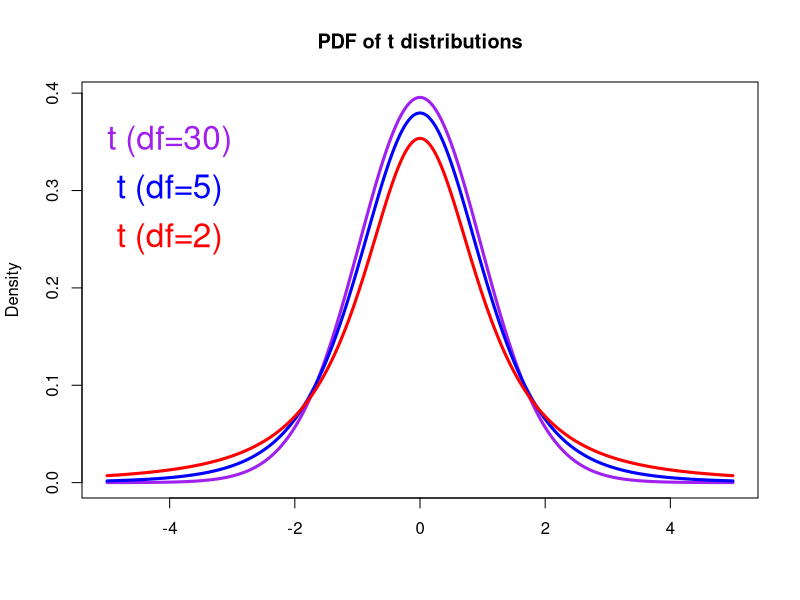
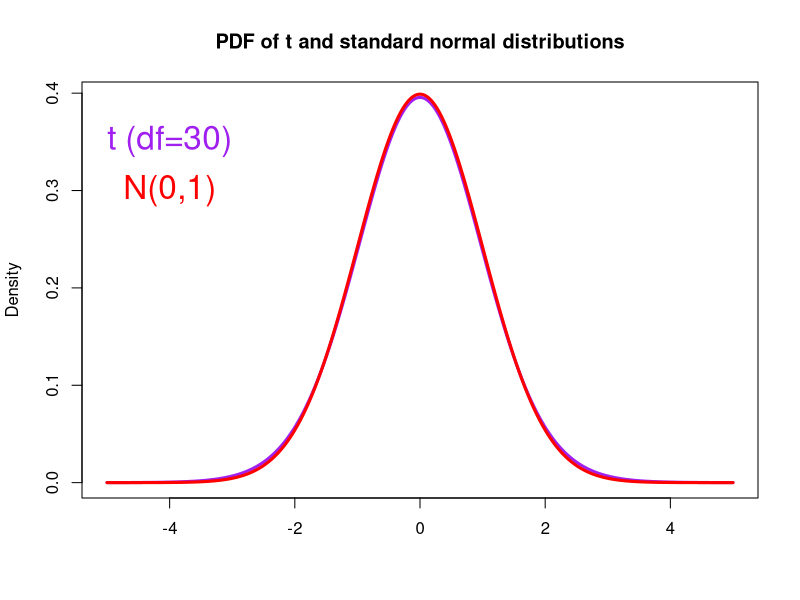

The R script that drew these images, in order:
## ---- chunk 1
library(ggpubr)
library(nortest)
## ---- chunk 2
# Sample
Sample   <- c(78, 83, 68, 72, 88)

# Baseline
Baseline <- 70

# Error
Error    <- Sample - Baseline

# Instrument error SD
SD       <- 10

# Get Z-ratio
Z        <- mean(Error)/(SD/sqrt(length(Error)))

# Find the one-side p-value
# The pnorm function gives the Cumulative Distribution Function (CDF) 
# of the Normal distribution in R, which is the probability that 
# the variable takes a value lower or equal to a threshold (here Z).
# Here we use 1-pnorm to get the probability that the 
# variable takes a value higher than the threshold (Z).
P_value   <- 1 - pnorm(Z, mean=0, sd=1)

print(P_value)
## ---- chunk 3

# Make a vector from -5 to 5, with a step of 0.01 
x        <- seq(-5.0, 5.0, by=0.01)

# Compute the density for each element in x
# Set the degrees of freedom to be 30
density1 <- dt(x, df=30)

# Plot Density
plot(x, density1, col="purple", xlab="", ylab="Density", 
     type="l", lwd=3, cex=2, 
     xlim=c(-5.0, 5.0),
     main="PDF of t distributions")

# Compute and plot the density from another t distribution
# Set the degrees of freedom to be 5
density2  <- dt(x, df=5)
lines(x, density2, col="blue", xlab="", ylab="Density", 
      type="l", lwd=3, cex=2)

# Compute and plot the density from another t distribution
density3  <- dt(x, df=2)
lines(x, density3, col="red", xlab="", ylab="Density", 
      type="l", lwd=3, cex=2)

# Add legends
text(-4, 0.35, "t (df=30)", col="purple",   cex=2)
text(-4, 0.30, "t (df=5)", col="blue",  cex=2)
text(-4, 0.25, "t (df=2)", col="red", cex=2)

## ---- chunk 4

# Plot Density
plot(x, density1, col="purple", xlab="", ylab="Density", 
     type="l", lwd=3, cex=2, 
     xlim=c(-5.0, 5.0),
     main="PDF of t and standard normal distributions")

# Compute and plot the density from the normal distribution
density4  <- dnorm(x, mean = 0, sd = 1)
lines(x, density4, col="red", xlab="", ylab="Density", 
      type="l", lwd=3, cex=2)

text(-4, 0.35, "t (df=30)", col="purple",   cex=2)
text(-4, 0.30, "N(0,1)", col="red", cex=2)

## ---- chunk 5
# Sample
Sample   <- c(78, 83, 68, 72, 88)

# Baseline
Baseline <- 70

# Error
Error    <- Sample - Baseline

# Get sample size and degrees of freedom
n        <- length(Error)
df       <- n - 1

# SE of the average
SE       <- sd(Error)/sqrt(n)

# Get t-ratio
t        <- mean(Error)/SE

# Find the one-side p-value
# The pt function gives the Cumulative Distribution Function (CDF) 
# of the Student's t distribution in R, which is the probability that 
# the variable takes a value lower or equal to a threshold (here t).
# Here we that 1-pt to get the probability that the 
# variable takes a value higher than the threshold (t).
P_value  <- 1 - pt(t, df=df)

print(P_value)
## ---- chunk 6
# Sample
Sample   <- c(78, 83, 68, 72, 88)

# Call t.test function
# Here we compare the sample average with a known mean (70)
# Since H1 states a positive bias, 
# we need to compute the one-side p-value
t.test(Sample, mu=70, alternative ="greater")
